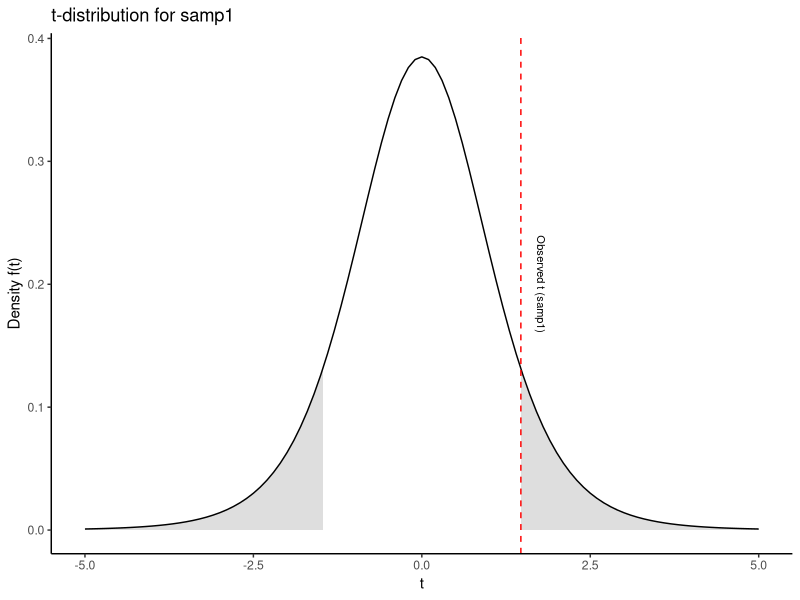
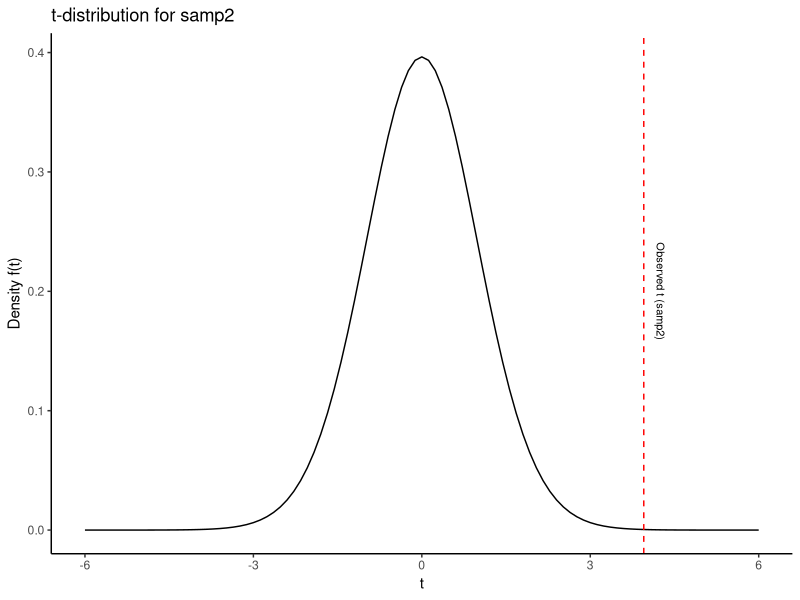
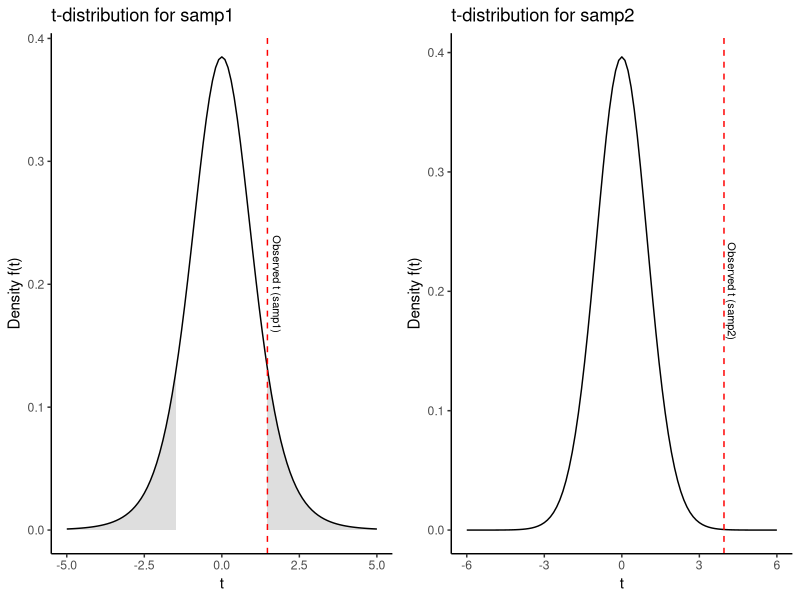

These charts were generated, in order, by the following R code: (Note: this script raises an error after producing the figures.)
# Laster inn nødvendige pakker
library(ggplot2)
library(gridExtra)

# Definer t-verdier for begge utvalg
t_value1 <- 1.47  # t-verdi for samp1
t_value2 <- 3.953  # t-verdi for samp2
df1 <- 7   # Antall frihetsgrader for samp1 (n-1, her 8-1=7)
df2 <- 39  # Antall frihetsgrader for samp2 (n-1, her 40-1=39)

# Lag dataramme for x-verdier
x_vals <- seq(-5, 5, length.out = 1000)

# Lag plot for samp1
plot1 <- ggplot(data.frame(x = x_vals), aes(x)) +
  # Fyll venstre hale for samp1
  stat_function(fun = dt, args = list(df = df1), xlim = c(-5, -t_value1), geom = "area", fill = "gray", alpha = 0.5) +
  # Fyll høyre hale for samp1
  stat_function(fun = dt, args = list(df = df1), xlim = c(t_value1, 5), geom = "area", fill = "gray", alpha = 0.5) +
  # Tegn hele t-fordelingskurven for samp1
  stat_function(fun = dt, args = list(df = df1)) +
  # Legg til den observerte t-verdien som en vertikal linje
  geom_vline(xintercept = t_value1, color = "red", linetype = "dashed") +
  # Annoter t-verdien for samp1
  annotate("text", x = t_value1 + 0.3, y = 0.2, label = "Observed t (samp1)", angle = -90, size = 2.8) +
  labs(title = "t-distribution for samp1", x = "t", y = "Density f(t)") +
  theme_classic() +
  xlim(-5, 5)

# Print plot1
print(plot1)

# Lag plot for samp2
plot2 <- ggplot(data.frame(x = x_vals), aes(x)) +
  # Fyll venstre hale for samp2
  stat_function(fun = dt, args = list(df = df2), xlim = c(-5, -t_value2), geom = "area", fill = "lightblue", alpha = 0.5) +
  # Fyll høyre hale for samp2
  stat_function(fun = dt, args = list(df = df2), xlim = c(t_value2, 5), geom = "area", fill = "lightblue", alpha = 0.5) +
  # Tegn hele t-fordelingskurven for samp2
  stat_function(fun = dt, args = list(df = df2)) +
  # Legg til den observerte t-verdien som en vertikal linje
  geom_vline(xintercept = t_value2, color = "red", linetype = "dashed") +
  # Annoter t-verdien for samp2
  annotate("text", x = t_value2 + 0.3, y = 0.2, label = "Observed t (samp2)", angle = -90, size = 2.8) +
  labs(title = "t-distribution for samp2", x = "t", y = "Density f(t)") +
  theme_classic() +
  xlim(-6, 6)

# Print plot2
print(plot2)

# Kombiner plottene ved siden av hverandre
combined_plot <- grid.arrange(plot1, plot2, ncol = 2)

# Vis det kombinerte plottet
print(combined_plot)

-----------------------------------------------------------

# Laster inn nødvendige pakker
library(tidyverse)


set.seed(1) # Sikrer at alle dei tilfeldige tallene som generes er dei sammen hver gang koden kjøres
population <- rnorm(1000000, mean = 1.5, sd = 3) # Generer 1 million tilfeldige verdier som er normalfordelt

# Sample 1
samp1 <- data.frame(y = sample(population, 8, replace = FALSE))

# Sample 2
samp2 <- data.frame(y = sample(population, 40, replace = FALSE))

# Lager lineære modeller for hver sample med kun en konstant
m1 <- lm(y ~ 1, data = samp1)
m2 <- lm(y ~ 1, data = samp2)

# Oppsummering av modellen m1
summary(m1)

# Definer t-verdi 
t_value <- 1.47
df <- 7  # Antall frihetsgrader (n-1, her 8-1=7)

# Lag dataramme for x-verdier
x_vals <- seq(-4, 4, length.out = 1000)

# Bruk ggplot for å lage en t-fordeling med skyggelagte områder
ggplot(data.frame(x = x_vals), aes(x = x)) +
  stat_function(fun = dt, args = list(df = df), color = "black", size = 1.2) +  # T-fordelingskurve
  geom_area(data = subset(data.frame(x = x_vals), x < -t_value), aes(x = x, y = dt(x, df)), fill = "gray", alpha = 0.5) +  # Venstre hale
  geom_area(data = subset(data.frame(x = x_vals), x > t_value), aes(x = x, y = dt(x, df)), fill = "gray", alpha = 0.5) +   # Høyre hale
  labs(title = "Observed t-value plotted in the null-hypothesis t-distribution", 
       x = "t", y = "Density f(t)") +
  theme_minimal()

# Lager data frames for å lagre modell estimater
results_8 <- data.frame(estimate = rep(NA, 1000), 
                        se = rep(NA, 1000), 
                        pval = rep(NA, 1000), 
                        n = 8)  

results_40 <- data.frame(estimate = rep(NA, 1000), 
                         se = rep(NA, 1000), 
                         pval = rep(NA, 1000), 
                         n = 40)

# En løkke som for å hente ut 1000 prøver(samples), hver iterasjon (i) vil 
# hente ut en ny prøve fra populasjonen

for(i in 1:1000) {
  
  # Henter ut en prøve 
  samp1 <- data.frame(y = sample(population, 8, replace = FALSE))
  samp2 <- data.frame(y = sample(population, 40, replace = FALSE))
  
  # Lager en lineær modell
  m1 <- lm(y ~ 1, data = samp1)
  m2 <- lm(y ~ 1, data = samp2)
  
  # Henter ut verdier fra modellen
  results_8[i, 1] <- coef(summary(m1))[1, 1]
  results_8[i, 2] <- coef(summary(m1))[1, 2]
  results_8[i, 3] <- coef(summary(m1))[1, 4]
  
  results_40[i, 1] <- coef(summary(m2))[1, 1]
  results_40[i, 2] <- coef(summary(m2))[1, 2]
  results_40[i, 3] <- coef(summary(m2))[1, 4]
  
  
}

# Lagrer resultatene i en data frame

results <- bind_rows(results_8, results_40)
